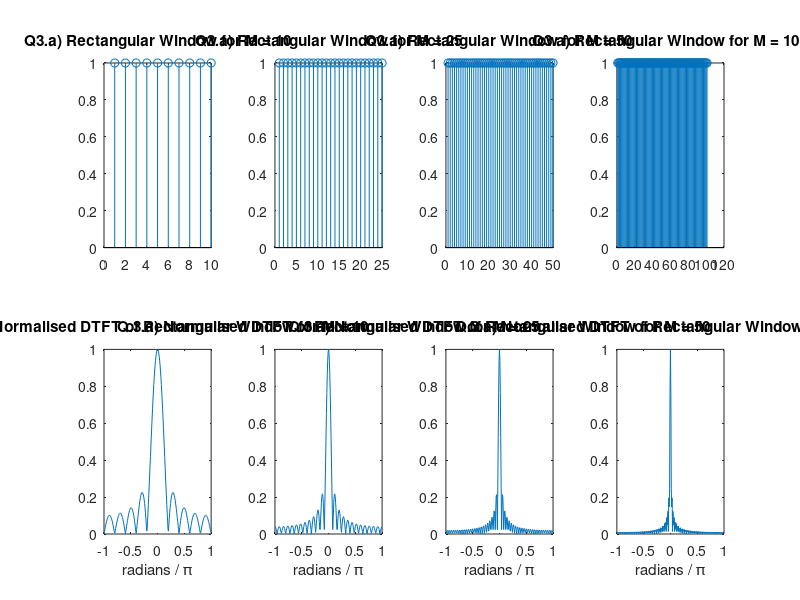
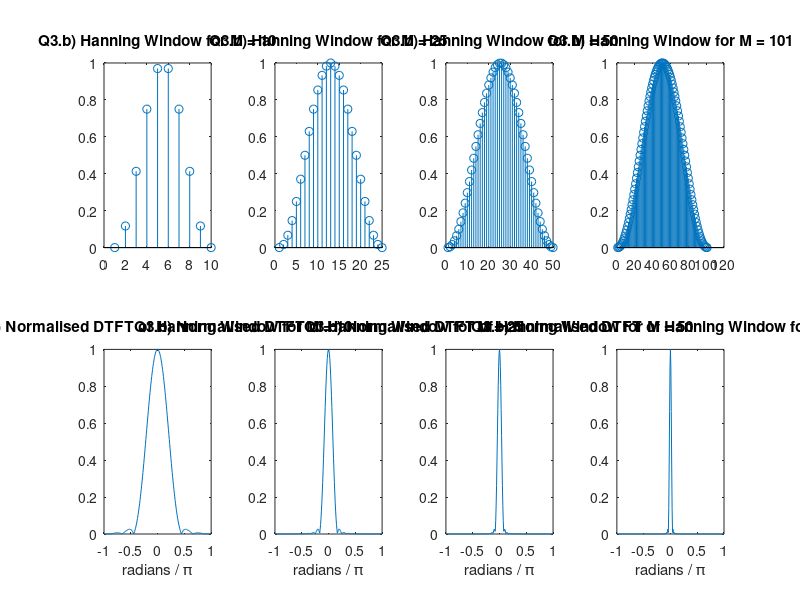
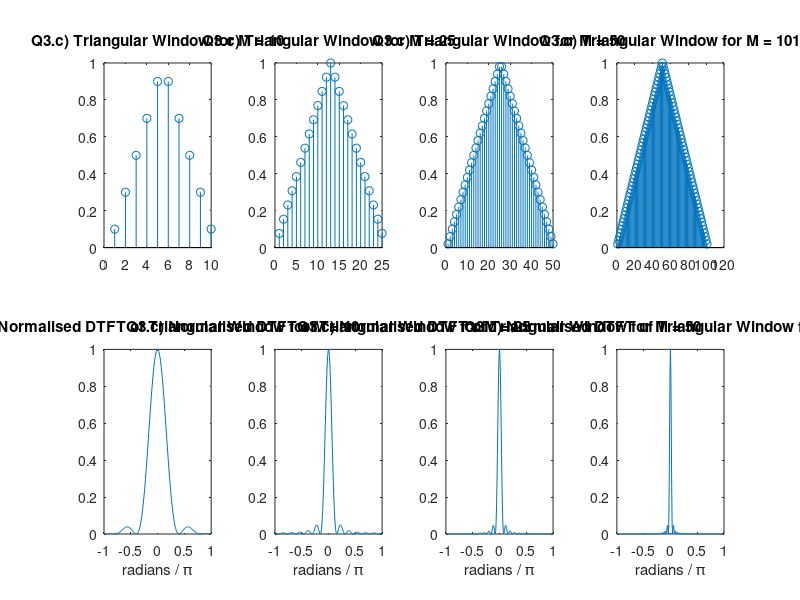
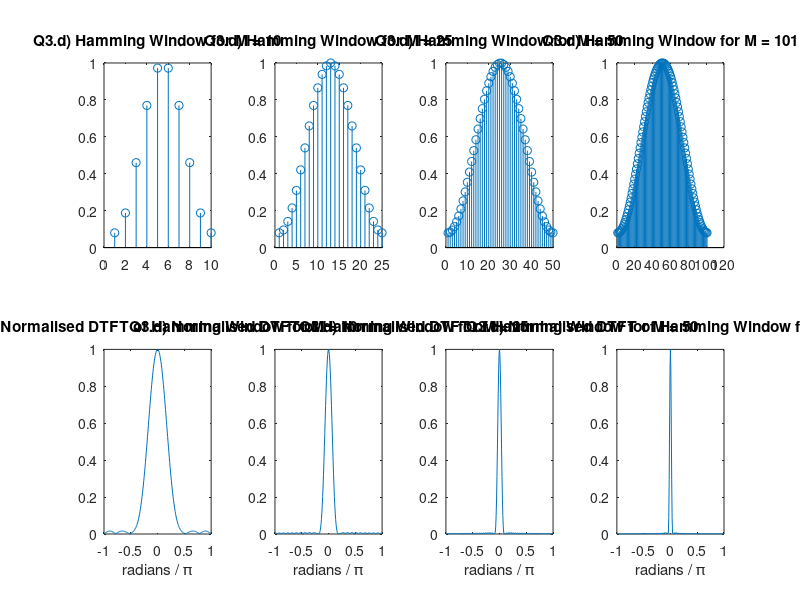

The MATLAB source for these figures, in order:
%%%%%%%%%%%%%%%%%%%%%%%%%%%%%%%%%%%%%%%%%%%%%%%%%%%%%%%%%%%%%%%%%%%%%%%%%%
%                                Question 3                              %
%%%%%%%%%%%%%%%%%%%%%%%%%%%%%%%%%%%%%%%%%%%%%%%%%%%%%%%%%%%%%%%%%%%%%%%%%%
clc;
clear;
close all;

M= [10,25,50,101]; 
N = 256;

% number of time samples

figure;
for i = 1:4
    win= rectwin(M(i));                     % hanning window
    % win= win/sum(win);                    % scale window for |h(0)| = 1
    subplot(2,4,i),stem(win);
    title(['Q3.a) Rectangular Window for M = ',sprintf('%d',M(i))])
    % NFFT-point FFT of N-point window function
    R  = fft(win,N);
    % subplot(2,2,2),plot(abs(fftshift(R)))
    w = 2*pi * (0:(N-1)) / N;
    w2 = fftshift(w);
    w3 = unwrap(w2 - 2*pi);
    subplot(2,4,i+4),plot(w3/pi, abs(fftshift(R))/max(abs(fftshift(R))))
    title(['Q.3.a) Normalised DTFT of Rectangular Window for M = ',sprintf('%d',M(i))])
    xlabel('radians / \pi')
end
figure;
for i = 1:4
    win= hanning(M(i));        % hanning window
    % win= win/sum(win);                    % scale window for |h(0)| = 1
    subplot(2,4,i),stem(win);
    title(['Q3.b) Hanning Window for M = ',sprintf('%d',M(i))])
    % NFFT-point FFT of N-point window function
    R  = fft(win,N);
    % subplot(2,2,2),plot(abs(fftshift(R)))
    w = 2*pi * (0:(N-1)) / N;
    w2 = fftshift(w);
    w3 = unwrap(w2 - 2*pi);
    subplot(2,4,i+4),plot(w3/pi, abs(fftshift(R))/max(abs(fftshift(R))))
    title(['Q3.b) Normalised DTFT of Hanning Window for M = ',sprintf('%d',M(i))])
    xlabel('radians / \pi')
end
figure;
for i = 1:4
    win= triang(M(i));        % hanning window
    % win= win/sum(win);                    % scale window for |h(0)| = 1
    subplot(2,4,i),stem(win);
    title(['Q3.c) Triangular Window for M = ',sprintf('%d',M(i))])
    % NFFT-point FFT of N-point window function
    R  = fft(win,N);
    % subplot(2,2,2),plot(abs(fftshift(R)))
    w = 2*pi * (0:(N-1)) / N;
    w2 = fftshift(w);
    w3 = unwrap(w2 - 2*pi);
    subplot(2,4,i+4),plot(w3/pi, abs(fftshift(R))/max(abs(fftshift(R))))
    title(['Q3.c) Normalised DTFT of Triangular Window for M = ',sprintf('%d',M(i))])
    xlabel('radians / \pi')
end
figure;
for i = 1:4
    win= hamming(M(i));        % hanning window
    % win= win/sum(win);                    % scale window for |h(0)| = 1
    subplot(2,4,i),stem(win);
    title(['Q3.d) Hamming Window for M = ',sprintf('%d',M(i))])
    % NFFT-point FFT of N-point window function
    R  = fft(win,N);
    % subplot(2,2,2),plot(abs(fftshift(R)))
    w = 2*pi * (0:(N-1)) / N;
    w2 = fftshift(w);
    w3 = unwrap(w2 - 2*pi);
    subplot(2,4,i+4),plot(w3/pi, abs(fftshift(R))/max(abs(fftshift(R))))
    title(['Q3.d) Normalised DTFT of Hamming Window for M = ',sprintf('%d',M(i))])
    xlabel('radians / \pi')
end

% COMMENT ON BEHAVIOUR
% As M increases, side lobe energy decreases and M thinning occurs, so it
% acts more like an impulse in all the cases.
